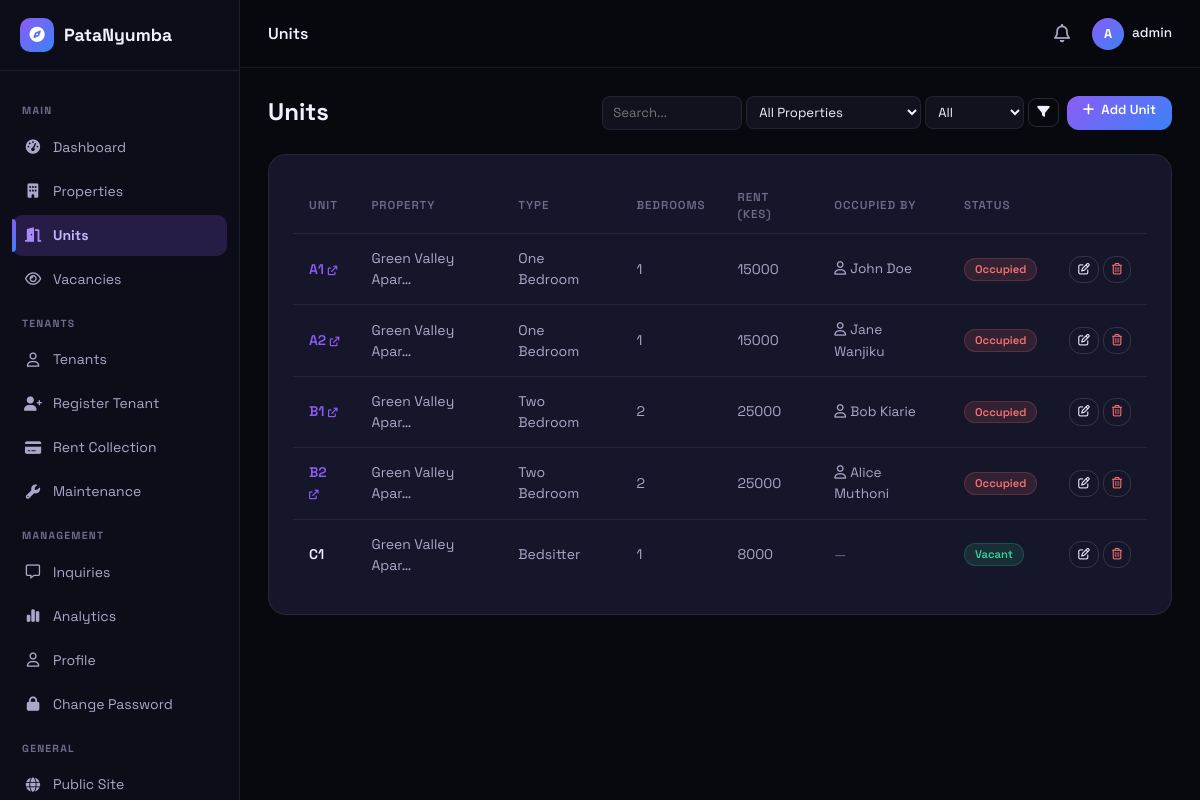
Screenshot of /units/ (signed in) with the database file from the repository.
### units/models.py (models this page shows, shortened)
class Unit(models.Model):
    HOUSE_TYPES = (
        ('bedsitter', 'Bedsitter'),
        ('one_bedroom', 'One Bedroom'),
        ('two_bedroom', 'Two Bedroom'),
        ('three_bedroom', 'Three Bedroom'),
        ('four_bedroom', 'Four Bedroom'),
        ('studio', 'Studio'),
    )
    STATUS_CHOICES = (
        ('vacant', 'Vacant'),
        ('occupied', 'Occupied'),
    )
    property = models.ForeignKey('properties.Property', on_delete=models.CASCADE, related_name='units')
    unit_number = models.CharField(max_length=50)
    house_type = models.CharField(max_length=20, choices=HOUSE_TYPES)
    bedrooms = models.IntegerField(default=1)
    bathrooms = models.IntegerField(default=1)
    monthly_rent = models.DecimalField(max_digits=10, decimal_places=2)
    deposit = models.DecimalField(max_digits=10, decimal_places=2, null=True, blank=True)
    floor = models.IntegerField(default=1)
    description = models.TextField(blank=True)
    status = models.CharField(max_length=20, choices=STATUS_CHOICES, default='vacant')
    available_from = models.DateField(null=True, blank=True)
    image = models.ImageField(upload_to='unit_images/', blank=True)
    image_2 = models.ImageField(upload_to='unit_images/', blank=True)
    image_3 = models.ImageField(upload_to='unit_images/', blank=True)
    created_at = models.DateTimeField(auto_now_add=True)
    updated_at = models.DateTimeField(auto_now=True)
    class Meta:
        ordering = ['property', 'unit_number']

### properties/models.py (models this page shows, shortened)
class Property(models.Model):
    owner = models.ForeignKey(User, on_delete=models.CASCADE, related_name='properties')
    name = models.CharField(max_length=200)
    description = models.TextField()
    county = models.CharField(max_length=100)
    town = models.CharField(max_length=100)
    estate = models.CharField(max_length=200, blank=True)
    address = models.CharField(max_length=255, blank=True)
    latitude = models.DecimalField(max_digits=9, decimal_places=6, null=True, blank=True)
    longitude = models.DecimalField(max_digits=9, decimal_places=6, null=True, blank=True)
    image = models.ImageField(upload_to='properties/', blank=True, null=True)
    created_at = models.DateTimeField(auto_now_add=True)
    updated_at = models.DateTimeField(auto_now=True)
    class Meta:
        verbose_name_plural = 'properties'
        ordering = ['-created_at']

### tenants/models.py (models this page shows, shortened)
class Tenancy(models.Model):
    STATUS_CHOICES = [
        ('active', 'Active'),
        ('ended', 'Ended'),
        ('terminated', 'Terminated'),
    ]
    tenant = models.ForeignKey(settings.AUTH_USER_MODEL, on_delete=models.CASCADE, related_name='tenancies')
    unit = models.ForeignKey(Unit, on_delete=models.CASCADE, related_name='tenancies')
    start_date = models.DateField()
    end_date = models.DateField(null=True, blank=True)
    deposit_paid = models.DecimalField(max_digits=10, decimal_places=2, default=0)
    monthly_rent = models.DecimalField(max_digits=10, decimal_places=2)
    status = models.CharField(max_length=20, choices=STATUS_CHOICES, default='active')
    created_at = models.DateTimeField(auto_now_add=True)
    updated_at = models.DateTimeField(auto_now=True)
    class Meta:
        verbose_name_plural = 'tenancies'
        ordering = ['-created_at']

### units/views.py (the view)
# urls.py: path('', views.unit_list, name='list'),
@login_required
def unit_list(request):
    ok, resp = require_landlord_sub(request.user)
    if not ok:
        return resp
    active_tenancies = Tenancy.objects.filter(status='active').select_related('tenant')
    qs = Unit.objects.filter(property__owner=request.user).select_related('property').prefetch_related(
        Prefetch('tenancies', queryset=active_tenancies, to_attr='active_tenancies')
    )
    q = request.GET.get('q', '').strip()
    if q:
        qs = qs.filter(unit_number__icontains=q) | qs.filter(property__name__icontains=q) | qs.filter(house_type__icontains=q)
    status_f = request.GET.get('status', '').strip()
    if status_f:
        qs = qs.filter(status=status_f)
    prop_f = request.GET.get('property', '').strip()
    if prop_f:
        qs = qs.filter(property_id=prop_f)
    properties = Property.objects.filter(owner=request.user)
    page_obj = paginate(request, qs)
    return render(request, 'units/list.html', {'units': page_obj, 'q': q, 'status_f': status_f, 'prop_f': prop_f, 'properties': properties, 'active_tab': 'units'})

### templates/units/list.html (shortened to what this page needs)
{% extends 'dashboard/base_dashboard.html' %}
{% block db_title %}Units{% endblock %}
{% block dashboard_content %}
<div class="d-flex justify-content-between align-items-center mb-4 flex-wrap gap-2">
    <h4 class="fw-bold mb-0">Units</h4>
    <div class="d-flex gap-2">
        <form method="GET" style="display:flex;gap:4px;align-items:center;flex-wrap:wrap">
            <input name="q" type="text" placeholder="Search..." value="{{ q }}" style="padding:6px 10px;border-radius:8px;border:1px solid var(--bd);background:var(--bg3);color:var(--tx);font-size:.82rem;width:140px">
            <select name="property" style="padding:6px 8px;border-radius:8px;border:1px solid var(--bd);background:var(--bg3);color:var(--tx);font-size:.82rem">
                <option value="">All Properties</option>
            </select>
            <select name="status" style="padding:6px 8px;border-radius:8px;border:1px solid var(--bd);background:var(--bg3);color:var(--tx);font-size:.82rem">
                <option value="">All</option>
            </select>
            <button class="boc py-1 px-2" style="font-size:.78rem;border-radius:8px"><i class="fa-solid fa-filter"></i></button>
        </form>
        <a href="{% url 'units:create' %}" class="bgrd btn px-3 py-1" style="font-size:.82rem"><i class="fa-solid fa-plus me-1"></i> Add Unit</a>
    </div>
</div>
{% if units %}
<div class="gc p-4">
    <div class="table-responsive">
        <table class="db-table">
            <thead>
                <tr>
                    <th>Unit</th>
                    <th>Property</th>
                    <th>Type</th>
                    <th>Bedrooms</th>
                    <th>Rent (KES)</th>
                    <th>Occupied By</th>
                    <th>Status</th>
                    <th></th>
                </tr>
            </thead>
            <tbody>
                {% for unit in units %}
                {% with active_tenancy=unit.active_tenancies|first %}
                <tr>
                    <td style="font-weight:600;color:var(--tx)">
                        {% if unit.status == 'occupied' and active_tenancy %}
                        <a href="{% url 'tenants:detail' active_tenancy.pk %}" style="color:var(--pur);text-decoration:none">{{ unit.unit_number }} <i class="fa-solid fa-arrow-up-right-from-square" style="font-size:.6rem"></i></a>
                        {% else %}
                        {{ unit.unit_number }}
                        {% endif %}
                    </td>
                    <td>{{ unit.property.name|truncatechars:18 }}</td>
                    <td>{{ unit.get_house_type_display }}</td>
                    <td>{{ unit.bedrooms }}</td>
                    <td>{{ unit.monthly_rent|floatformat:0 }}</td>
                    <td>
                        {% if unit.status == 'occupied' and active_tenancy %}
                        <a href="{% url 'tenants:detail' active_tenancy.pk %}" style="color:var(--tx2);text-decoration:none;font-size:.85rem">
                            <i class="fa-regular fa-user me-1"></i>{{ active_tenancy.tenant.get_full_name|default:active_tenancy.tenant.username }}
                        </a>
                        {% else %}
                        <span style="color:var(--tx3);font-size:.82rem">—</span>
                        {% endif %}
                    </td>
                    <td>
                        {% if unit.status == 'vacant' %}
                        <span class="badge-vacant">Vacant</span>
                        {% else %}
                        <span class="badge-occupied">Occupied</span>
                        {% endif %}
                    </td>
                    <td>
                        <div class="d-flex gap-1">
                            <a href="{% url 'units:update' unit.pk %}" class="boc btn py-1 px-2" style="font-size:.72rem"><i class="fa-regular fa-pen-to-square"></i></a>
                            <a href="{% url 'units:delete' unit.pk %}" class="boc btn py-1 px-2" style="font-size:.72rem;color:#f87171" onclick="return confirm('Delete this unit?')"><i class="fa-regular fa-trash-can"></i></a>
                        </div>
                    </td>
                </tr>
                {% endwith %}
                {% endfor %}
            </tbody>
        </table>
    </div>
</div>
{% endif %}
{% endblock %}

### templates/dashboard/base_dashboard.html (shortened to what this page needs)
<!DOCTYPE html>
<html lang="en" id="htmlRoot">
<head>
    <link href="/static/css/bootstrap.min.css" rel="stylesheet">
    <link href="/static/css/all.min.css" rel="stylesheet">
    <link href="/static/css/style.css" rel="stylesheet">
</head>
<body>
    <div class="db-sidebar" id="dbSidebar">
        <div class="db-logo">
            <div class="logo-i"><i class="fa-solid fa-compass"></i></div>
            <span>PataNyumba</span>
        </div>
        <div class="db-nav">
            <div class="db-nav-section">Main</div>
            <a href="{% url 'dashboard:overview' %}" class="db-nl {% if active_tab == 'overview' %}active{% endif %}"><i class="fa-solid fa-gauge-high"></i> Dashboard</a>
            <a href="{% url 'properties:list' %}" class="db-nl {% if active_tab == 'properties' %}active{% endif %}"><i class="fa-solid fa-building"></i> Properties</a>
            <a href="{% url 'units:list' %}" class="db-nl {% if active_tab == 'units' %}active{% endif %}"><i class="fa-solid fa-door-open"></i> Units</a>
            <a href="{% url 'units:vacancies' %}" class="db-nl {% if active_tab == 'vacancies' %}active{% endif %}"><i class="fa-regular fa-eye"></i> Vacancies</a>
            <div class="db-nav-section">Tenants</div>
            <a href="{% url 'tenants:list' %}" class="db-nl {% if active_tab == 'tenants' %}active{% endif %}"><i class="fa-regular fa-user"></i> Tenants</a>
            <a href="{% url 'tenants:register' %}" class="db-nl"><i class="fa-solid fa-user-plus"></i> Register Tenant</a>
            <a href="{% url 'tenants:rent_collection' %}" class="db-nl {% if active_tab == 'rent' %}active{% endif %}"><i class="fa-solid fa-credit-card"></i> Rent Collection</a>
            <a href="{% url 'tenants:maintenance_list' %}" class="db-nl {% if active_tab == 'maintenance' %}active{% endif %}"><i class="fa-solid fa-wrench"></i> Maintenance</a>
            <div class="db-nav-section">Management</div>
            <a href="{% url 'dashboard:inquiries' %}" class="db-nl "><i class="fa-regular fa-message"></i> Inquiries </a>
            <a href="{% url 'dashboard:overview' %}" class="db-nl"><i class="fa-solid fa-chart-simple"></i> Analytics</a>
            <a href="{% url 'accounts:profile' %}" class="db-nl {% if active_tab == 'profile' %}active{% endif %}"><i class="fa-regular fa-user"></i> Profile</a>
            <a href="{% url 'accounts:change_password' %}" class="db-nl"><i class="fa-solid fa-lock"></i> Change Password</a>
            <div class="db-nav-section">General</div>
            <a href="{% url 'website:home' %}" class="db-nl"><i class="fa-solid fa-globe"></i> Public Site</a>
        </div>
    </div>
    <div class="db-top">
        <div style="font-weight:600">{% block db_title %}Dashboard{% endblock %}</div>
        <div class="ms-auto d-flex align-items-center gap-3">
            <div style="position:relative;display:inline-block">
                <button onclick="toggleDrop('notifDrop')" style="background:none;border:none;color:var(--tx2);font-size:1.15rem;cursor:pointer;padding:6px;display:flex;align-items:center;border-radius:50px;transition:background .2s" onmouseenter="this.style.background='var(--bd)'" onmouseleave="this.style.background='transparent'">
                    <i class="fa-regular fa-bell"></i>
                </button>
            </div>
            <div style="position:relative;display:inline-block">
                <button onclick="toggleDrop('userDrop')" style="background:none;border:none;padding:0;cursor:pointer;display:flex;align-items:center;gap:8px">
                    <div class="db-avatar">{{ user.username|first|upper }}</div>
                    <span style="font-size:.85rem;font-weight:500;color:var(--tx);cursor:pointer">{{ user.username }}</span>
                </button>
            </div>
        </div>
    </div>
    <div class="db-main">
        <div class="db-content">
            {% block dashboard_content %}{% endblock %}
        </div>
    </div>
</body>
</html>

### rows the page displays
Unit: unit_number "A1", property.name "Green Valley Apar…", house_type "One Bedroom", bedrooms "1", monthly_rent "15000", tenant.get_full_name "John Doe", status "Occupied"
Unit: unit_number "A2", property.name "Green Valley Apar…", house_type "One Bedroom", bedrooms "1", monthly_rent "15000", tenant.get_full_name "Jane Wanjiku", status "Occupied"
Unit: unit_number "B1", property.name "Green Valley Apar…", house_type "Two Bedroom", bedrooms "2", monthly_rent "25000", tenant.get_full_name "Bob Kiarie", status "Occupied"
Unit: unit_number "B2", property.name "Green Valley Apar…", house_type "Two Bedroom", bedrooms "2", monthly_rent "25000", tenant.get_full_name "Alice Muthoni", status "Occupied"
Unit: unit_number "C1", property.name "Green Valley Apar…", house_type "Bedsitter", bedrooms "1", monthly_rent "8000", status "Vacant"

### other values shown
{{ user.username|first|upper }} "A"
{{ user.username }} "admin"
